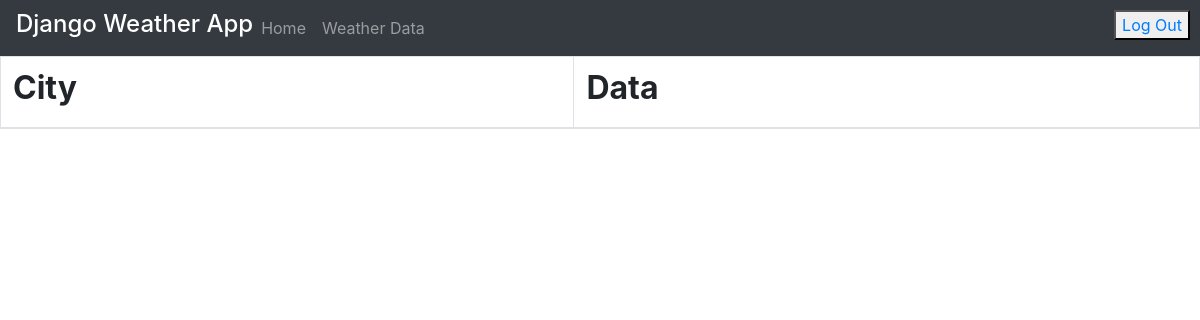
The app's page /list/ (signed in), older data.
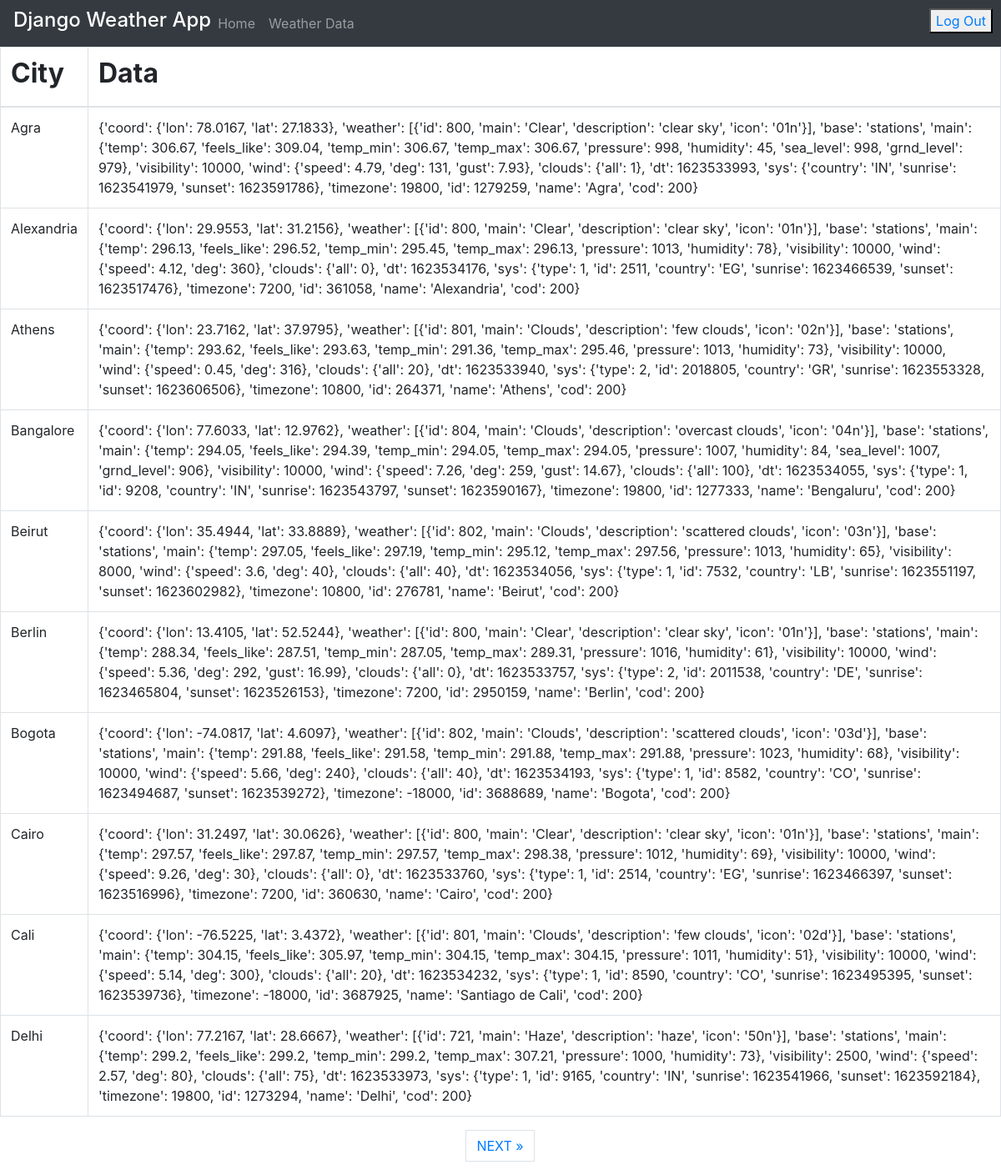
The same page, newer data.
### core/models.py (models this page shows)
class WeatherData(models.Model):
    id = models.BigAutoField(primary_key=True)
    city_name = models.CharField(max_length=30)
    data = models.TextField()

### core/views.py (the view)
# urls.py: path("list/", login_required(views.index), name="weather"),
@login_required
def index(request):
    weather_data = WeatherData.objects.all()
    page = request.GET.get("page", 1)
    paginator = Paginator(weather_data, 10)
    try:
        users = paginator.page(page)
    except PageNotAnInteger:
        users = paginator.page(1)
    except EmptyPage:
        users = paginator.page(paginator.num_pages)
    return render(request, "weather.html", {"post_list": users})

### templates/weather.html (shortened to what this page needs)
{% extends 'base.html' %}
{% block content %}
<table class="table table-bordered">
  <thead>
    <tr>
      <th><h2><B>City</B></h2></th>
      <th><h2><B>Data</B></h2></th>
    </tr>
  </thead>
  <tbody>
    {% for user in post_list %}
      <tr>
        <td>{{ user.city_name }}</td>
        <td>{{ user.data }}</td>
      </tr>
    {% endfor %}
  </tbody>
</table>
{% if post_list.has_other_pages %}
  <ul class="pagination justify-content-center">
    {% if post_list.has_next %}
    <li><a href="?page={{ post_list.next_page_number }}" class="page-link"> NEXT &raquo;</a></li>
   {% endif %}
  </ul>
{% endif %}
{% endblock %}

### templates/base.html (shortened to what this page needs)
<!DOCTYPE html>
<html>
<head>
    <link rel="stylesheet" href="https://stackpath.bootstrapcdn.com/bootstrap/4.3.1/css/bootstrap.min.css">
<nav class="navbar navbar-expand-lg navbar-dark bg-dark">
  <h3 style="color:white; font-size:150%">Django Weather App</h3>
    <ul class="navbar-nav">
      <li class="nav-item ">
        <a class="nav-link" href="/">Home <span class="sr-only">(current)</span></a>
      </li>
      <li class="nav-item">
        <a class="nav-link" href="/list">Weather Data</a>
      </li>
    </ul>
</nav>
</head>
<body>
  {% if user.is_authenticated %}
  <button id="button" type="button"> <a href="{% url 'logout' %}">Log Out</a></button>
  {% endif %}
  <main>
    {% block content %}
    {% endblock %}
  </main>
</body>
</html>

### templates/base.html (style rules this page uses)
#button { position: absolute; top: 10px; right: 10px; }

Row changes from the older to the newer data that the page shows:
added WeatherData: city_name "Agra", data "{'coord': {'lon': 78.0167, 'lat': 27.1833}, 'weather': [{'id': 800, 'main': 'Clear', 'description': 'clear sky', 'icon': '01n'}], 'base': 'stations', 'main': {'temp': 306.67, 'feels_like': 309.04, 'temp_min': 306.67, 'temp_max': 306.67, 'pressure': 998, 'humidity': 45, 'sea_level': 998, 'grnd_level': 979}, 'visibility': 10000, 'wind': {'speed': 4.79, 'deg': 131, 'gust': 7.93}, 'clouds': {'all': 1}, 'dt': 1623533993, 'sys': {'country': 'IN', 'sunrise': 1623541979, 'sunset': 1623591786}, 'timezone': 19800, 'id': 1279259, 'name': 'Agra', 'cod': 200}"
added WeatherData: city_name "Alexandria", data "{'coord': {'lon': 29.9553, 'lat': 31.2156}, 'weather': [{'id': 800, 'main': 'Clear', 'description': 'clear sky', 'icon': '01n'}], 'base': 'stations', 'main': {'temp': 296.13, 'feels_like': 296.52, 'temp_min': 295.45, 'temp_max': 296.13, 'pressure': 1013, 'humidity': 78}, 'visibility': 10000, 'wind': {'speed': 4.12, 'deg': 360}, 'clouds': {'all': 0}, 'dt': 1623534176, 'sys': {'type': 1, 'id': 2511, 'country': 'EG', 'sunrise': 1623466539, 'sunset': 1623517476}, 'timezone': 7200, 'id': 361058, 'name': 'Alexandria', 'cod': 200}"
added WeatherData: city_name "Athens", data "{'coord': {'lon': 23.7162, 'lat': 37.9795}, 'weather': [{'id': 801, 'main': 'Clouds', 'description': 'few clouds', 'icon': '02n'}], 'base': 'stations', 'main': {'temp': 293.62, 'feels_like': 293.63, 'temp_min': 291.36, 'temp_max': 295.46, 'pressure': 1013, 'humidity': 73}, 'visibility': 10000, 'wind': {'speed': 0.45, 'deg': 316}, 'clouds': {'all': 20}, 'dt': 1623533940, 'sys': {'type': 2, 'id': 2018805, 'country': 'GR', 'sunrise': 1623553328, 'sunset': 1623606506}, 'timezone': 10800, 'id': 264371, 'name': 'Athens', 'cod': 200}"
added WeatherData: city_name "Bangalore", data "{'coord': {'lon': 77.6033, 'lat': 12.9762}, 'weather': [{'id': 804, 'main': 'Clouds', 'description': 'overcast clouds', 'icon': '04n'}], 'base': 'stations', 'main': {'temp': 294.05, 'feels_like': 294.39, 'temp_min': 294.05, 'temp_max': 294.05, 'pressure': 1007, 'humidity': 84, 'sea_level': 1007, 'grnd_level': 906}, 'visibility': 10000, 'wind': {'speed': 7.26, 'deg': 259, 'gust': 14.67}, 'clouds': {'all': 100}, 'dt': 1623534055, 'sys': {'type': 1, 'id': 9208, 'country': 'IN', 'sunrise': 1623543797, 'sunset': 1623590167}, 'timezone': 19800, 'id': 1277333, 'name': 'Bengaluru', 'cod': 200}"
added WeatherData: city_name "Beirut", data "{'coord': {'lon': 35.4944, 'lat': 33.8889}, 'weather': [{'id': 802, 'main': 'Clouds', 'description': 'scattered clouds', 'icon': '03n'}], 'base': 'stations', 'main': {'temp': 297.05, 'feels_like': 297.19, 'temp_min': 295.12, 'temp_max': 297.56, 'pressure': 1013, 'humidity': 65}, 'visibility': 8000, 'wind': {'speed': 3.6, 'deg': 40}, 'clouds': {'all': 40}, 'dt': 1623534056, 'sys': {'type': 1, 'id': 7532, 'country': 'LB', 'sunrise': 1623551197, 'sunset': 1623602982}, 'timezone': 10800, 'id': 276781, 'name': 'Beirut', 'cod': 200}"
added WeatherData: city_name "Berlin", data "{'coord': {'lon': 13.4105, 'lat': 52.5244}, 'weather': [{'id': 800, 'main': 'Clear', 'description': 'clear sky', 'icon': '01n'}], 'base': 'stations', 'main': {'temp': 288.34, 'feels_like': 287.51, 'temp_min': 287.05, 'temp_max': 289.31, 'pressure': 1016, 'humidity': 61}, 'visibility': 10000, 'wind': {'speed': 5.36, 'deg': 292, 'gust': 16.99}, 'clouds': {'all': 0}, 'dt': 1623533757, 'sys': {'type': 2, 'id': 2011538, 'country': 'DE', 'sunrise': 1623465804, 'sunset': 1623526153}, 'timezone': 7200, 'id': 2950159, 'name': 'Berlin', 'cod': 200}"
added WeatherData: city_name "Bogota", data "{'coord': {'lon': -74.0817, 'lat': 4.6097}, 'weather': [{'id': 802, 'main': 'Clouds', 'description': 'scattered clouds', 'icon': '03d'}], 'base': 'stations', 'main': {'temp': 291.88, 'feels_like': 291.58, 'temp_min': 291.88, 'temp_max': 291.88, 'pressure': 1023, 'humidity': 68}, 'visibility': 10000, 'wind': {'speed': 5.66, 'deg': 240}, 'clouds': {'all': 40}, 'dt': 1623534193, 'sys': {'type': 1, 'id': 8582, 'country': 'CO', 'sunrise': 1623494687, 'sunset': 1623539272}, 'timezone': -18000, 'id': 3688689, 'name': 'Bogota', 'cod': 200}"
added WeatherData: city_name "Cairo", data "{'coord': {'lon': 31.2497, 'lat': 30.0626}, 'weather': [{'id': 800, 'main': 'Clear', 'description': 'clear sky', 'icon': '01n'}], 'base': 'stations', 'main': {'temp': 297.57, 'feels_like': 297.87, 'temp_min': 297.57, 'temp_max': 298.38, 'pressure': 1012, 'humidity': 69}, 'visibility': 10000, 'wind': {'speed': 9.26, 'deg': 30}, 'clouds': {'all': 0}, 'dt': 1623533760, 'sys': {'type': 1, 'id': 2514, 'country': 'EG', 'sunrise': 1623466397, 'sunset': 1623516996}, 'timezone': 7200, 'id': 360630, 'name': 'Cairo', 'cod': 200}"
added WeatherData: city_name "Cali", data "{'coord': {'lon': -76.5225, 'lat': 3.4372}, 'weather': [{'id': 801, 'main': 'Clouds', 'description': 'few clouds', 'icon': '02d'}], 'base': 'stations', 'main': {'temp': 304.15, 'feels_like': 305.97, 'temp_min': 304.15, 'temp_max': 304.15, 'pressure': 1011, 'humidity': 51}, 'visibility': 10000, 'wind': {'speed': 5.14, 'deg': 300}, 'clouds': {'all': 20}, 'dt': 1623534232, 'sys': {'type': 1, 'id': 8590, 'country': 'CO', 'sunrise': 1623495395, 'sunset': 1623539736}, 'timezone': -18000, 'id': 3687925, 'name': 'Santiago de Cali', 'cod': 200}"
added WeatherData: city_name "Delhi", data "{'coord': {'lon': 77.2167, 'lat': 28.6667}, 'weather': [{'id': 721, 'main': 'Haze', 'description': 'haze', 'icon': '50n'}], 'base': 'stations', 'main': {'temp': 299.2, 'feels_like': 299.2, 'temp_min': 299.2, 'temp_max': 307.21, 'pressure': 1000, 'humidity': 73}, 'visibility': 2500, 'wind': {'speed': 2.57, 'deg': 80}, 'clouds': {'all': 75}, 'dt': 1623533973, 'sys': {'type': 1, 'id': 9165, 'country': 'IN', 'sunrise': 1623541966, 'sunset': 1623592184}, 'timezone': 19800, 'id': 1273294, 'name': 'Delhi', 'cod': 200}"
Text that changed along with them:
text now shown: "NEXT »"
